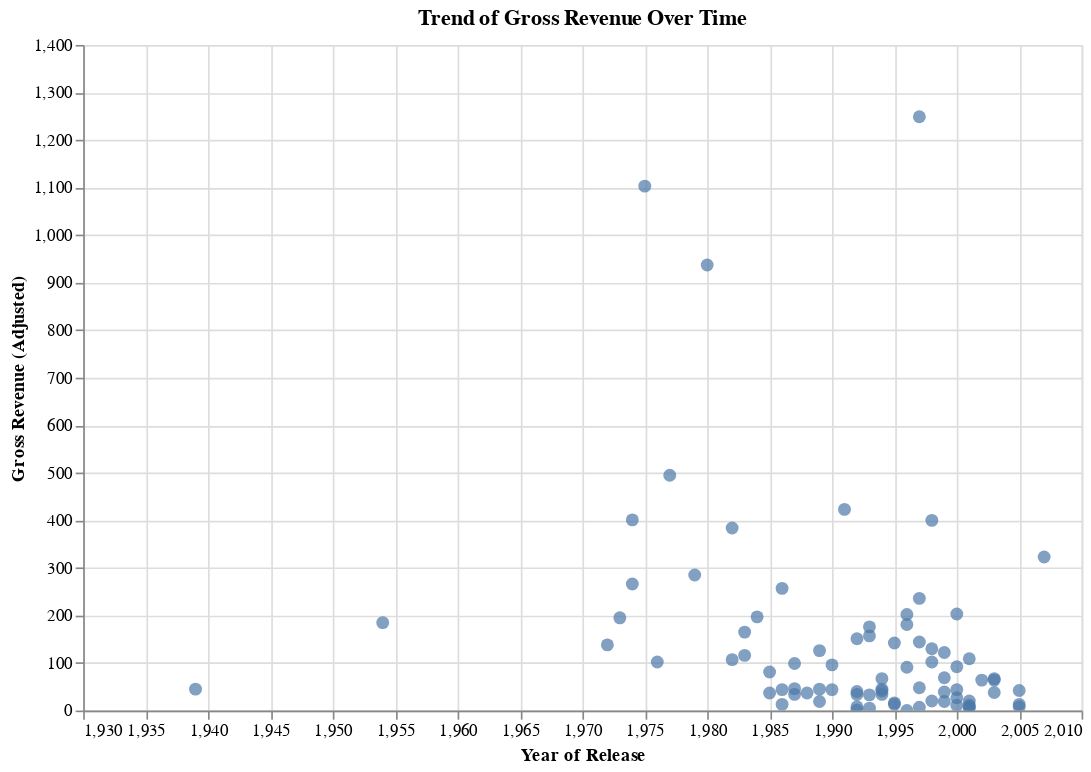

Notebook source saved alongside this figure:
### Code cell
chart = alt.Chart(data_cleaned).mark_circle(size=60).encode(
    x=alt.X('year:Q', title='Year of Release', scale=alt.Scale(domain=(1930, 2010))),
    #set the x-axis to be the year of release so we can see the trend over time
    y=alt.Y('gross (inflation-adjusted):Q', title='Gross Revenue (Adjusted)', scale=alt.Scale(domain=(0, 1400))),
    tooltip=['title', 'year', 'gross (inflation-adjusted)']
).properties(
    title='Trend of Gross Revenue Over Time',
    width=600,
    height=400
).interactive()


chart.display()

### Figure 1 — Vega-Lite specification as saved in the notebook (floating-point values rounded to 4 significant figures)
{"config": {"view": {"continuousWidth": 300, "continuousHeight": 300}}, "data": {"name": "data-dff97ac2f9f05016508ea5d4492ac56c"}, "mark": {"type": "circle", "size": 60}, "encoding": {"tooltip": [{"field": "title", "type": "nominal"}, {"field": "year", "type": "quantitative"}, {"field": "gross (inflation-adjusted)", "type": "quantitative"}], "x": {"field": "year", "scale": {"domain": [1930, 2010]}, "title": "Year of Release", "type": "quantitative"}, "y": {"field": "gross (inflation-adjusted)", "scale": {"domain": [0, 1400]}, "title": "Gross Revenue (Adjusted)", "type": "quantitative"}}, "height": 400, "params": [{"name": "param_9", "select": {"type": "interval", "encodings": ["x", "y"]}, "bind": "scales"}], "title": "Trend of Gross Revenue Over Time", "width": 600, "$schema": "https://vega.github.io/schema/vega-lite/v5.17.0.json", "datasets": {"data-dff97ac2f9f05016508ea5d4492ac56c": [{"imdb_id": "tt0031725", "script_id": 3016, "title": "Ninotchka", "year": 1939, "gross (inflation-adjusted)": 45.0, "link": "http://www.dailyscript.com/scripts/Ninotchka.txt", "word_count": 28296}, {"imdb_id": "tt0047296", "script_id": 4745, "title": "On the Waterfront", "year": 1954, "gross (inflation-adjusted)": 185.0, "link": "http://www.dailyscript.com/scripts/onthewaterfront.html", "word_count": 25039}, {"imdb_id": "tt0068638", "script_id": 2387, "title": "The Getaway", "year": 1972, "gross (inflation-adjusted)": 138.0, "link": "http://www.dailyscript.com/scripts/getaway.html", "word_count": 24922}, {"imdb_id": "tt0070047", "script_id": 4184, "title": "The Exorcist", "year": 1973, "gross (inflation-adjusted)": 195.0, "link": "http://www.horrorlair.com/scripts/exorcist.html", "word_count": 16561}, {"imdb_id": "tt0071562", "script_id": 4280, "title": "The Godfather: Part II", "year": 1974, "gross (inflation-adjusted)": 266.0, "link": "http://www.dailyscript.com/scripts/godfather2.html", "word_count": 41143}, {"imdb_id": "tt0072431", "script_id": 5254, "title": "Young Frankenstein", "year": 1974, "gross (inflation-adjusted)": 401.0, "link": "http://www.horrorlair.com/scripts/young.txt", "word_count": 19155}, {"imdb_id": "tt0073195", "script_id": 2666, "title": "Jaws", "year": 1975, "gross (inflation-adjusted)": 1103.0, "link": "http://www.dailyscript.com/scripts/Jaws.txt", "word_count": 28073}, {"imdb_id": "tt0074812", "script_id": 4543, "title": "Logan's Run", "year": 1976, "gross (inflation-adjusted)": 102.0, "link": "http://www.dailyscript.com/scripts/Logans+Run.txt", "word_count": 23860}, {"imdb_id": "tt0076729", "script_id": 4978, "title": "Smokey and the Bandit", "year": 1977, "gross (inflation-adjusted)": 495.0, "link": "http://www.dailyscript.com/scripts/Smokey%20And%20The%20Bandit.txt", "word_count": 20835}, {"imdb_id": "tt0079945", "script_id": 5025, "title": "Star Trek: The Motion Picture", "year": 1979, "gross (inflation-adjusted)": 285.0, "link": "http://www.dailyscript.com/scripts/startrek01.html", "word_count": 28634}, {"imdb_id": "tt0080684", "script_id": 3433, "title": "Star Wars: Episode V - The Empire Strikes Back", "year": 1980, "gross (inflation-adjusted)": 937.0, "link": "http://www.scifiscripts.com/scripts/esb_final.txt", "word_count": 27126}, {"imdb_id": "tt0083972", "script_id": 4235, "title": "Friday the 13th Part III", "year": 1982, "gross (inflation-adjusted)": 107.0, "link": "http://www.horrorlair.com/scripts/friday13th3.txt", "word_count": 17972}, {"imdb_id": "tt0084434", "script_id": 4738, "title": "An Officer and a Gentleman", "year": 1982, "gross (inflation-adjusted)": 384.0, "link": "http://www.dailyscript.com/scripts/Officer+And+A+Gentleman,+An.txt", "word_count": 25095}, {"imdb_id": "tt0085750", "script_id": 4449, "title": "Jaws 3-D", "year": 1983, "gross (inflation-adjusted)": 116.0, "link": "http://www.horrorlair.com/scripts/jaws3_1st_draft.txt", "word_count": 17062}, {"imdb_id": "tt0086393", "script_id": 5075, "title": "Superman III", "year": 1983, "gross (inflation-adjusted)": 165.0, "link": "http://www.scifiscripts.com/scripts/superman3_script.txt", "word_count": 42016}, {"imdb_id": "tt0088170", "script_id": 5028, "title": "Star Trek III: The Search for Spock", "year": 1984, "gross (inflation-adjusted)": 197.0, "link": "http://www.scifiscripts.com/scripts/Trek/Star_Trek_III.htm", "word_count": 22726}, {"imdb_id": "tt0089469", "script_id": 4515, "title": "Legend", "year": 1985, "gross (inflation-adjusted)": 37.0, "link": "http://www.angelfire.com/movies/ridleyscott/script/LegendOfDarkness.txt", "word_count": 31530}, {"imdb_id": "tt0090022", "script_id": 4960, "title": "Silverado", "year": 1985, "gross (inflation-adjusted)": 81.0, "link": "http://www.dailyscript.com/scripts/Silverado.txt", "word_count": 30374}, {"imdb_id": "tt0091080", "script_id": 4236, "title": "Jason Lives: Friday the 13th Part VI", "year": 1986, "gross (inflation-adjusted)": 44.0, "link": "http://www.horrorlair.com/scripts/friday13th6.txt", "word_count": 19047}, {"imdb_id": "tt0091203", "script_id": 2540, "title": "Highlander", "year": 1986, "gross (inflation-adjusted)": 13.0, "link": "http://www.scifiscripts.com/scripts/Highlander_final.txt", "word_count": 18072}, {"imdb_id": "tt0092007", "script_id": 5029, "title": "Star Trek IV: The Voyage Home", "year": 1986, "gross (inflation-adjusted)": 257.0, "link": "http://www.scifiscripts.com/scripts/Trek/Star_Trek_IV.htm", "word_count": 23489}, {"imdb_id": "tt0093300", "script_id": 4450, "title": "Jaws: The Revenge", "year": 1987, "gross (inflation-adjusted)": 46.0, "link": "http://www.horrorlair.com/scripts/jaws_the_revenge.txt", "word_count": 22794}, {"imdb_id": "tt0093629", "script_id": 4706, "title": "A Nightmare on Elm Street 3: Dream Warriors", "year": 1987, "gross (inflation-adjusted)": 99.0, "link": "http://www.horrorlair.com/scripts/nightmare_on_elm_street3.txt", "word_count": 19304}, {"imdb_id": "tt0094074", "script_id": 5076, "title": "Superman IV: The Quest for Peace", "year": 1987, "gross (inflation-adjusted)": 34.0, "link": "http://www.scifiscripts.com/scripts/superman_IV.txt", "word_count": 25905}, {"imdb_id": "tt0095271", "script_id": 4315, "title": "Halloween 4: The Return of Michael Myers", "year": 1988, "gross (inflation-adjusted)": 37.0, "link": "http://www.horrorlair.com/scripts/halloween4.txt", "word_count": 12327}, {"imdb_id": "tt0098084", "script_id": 3082, "title": "Pet Sematary", "year": 1989, "gross (inflation-adjusted)": 126.0, "link": "http://www.dailyscript.com/scripts/Pet-Sematary.html", "word_count": 29793}, {"imdb_id": "tt0098258", "script_id": 4914, "title": "Say Anything...", "year": 1989, "gross (inflation-adjusted)": 45.0, "link": "http://www.moviescriptsandscreenplays.com/johncusack/scripts/sayanything.txt", "word_count": 11640}, {"imdb_id": "tt0098524", "script_id": 5155, "title": "True Believer", "year": 1989, "gross (inflation-adjusted)": 19.0, "link": "http://www.dailyscript.com/scripts/True%20Believer.txt", "word_count": 23211}, {"imdb_id": "tt0098987", "script_id": 3806, "title": "The Adventures of Ford Fairlane", "year": 1990, "gross (inflation-adjusted)": 44.0, "link": "http://www.dailyscript.com/scripts/ford-fairlane_early.html", "word_count": 23228}, {"imdb_id": "tt0099685", "script_id": 4292, "title": "Goodfellas", "year": 1990, "gross (inflation-adjusted)": 96.0, "link": "http://www.dailyscript.com/scripts/goodfellas.html", "word_count": 24523}, {"imdb_id": "tt0103064", "script_id": 5104, "title": "Terminator 2: Judgment Day", "year": 1991, "gross (inflation-adjusted)": 423.0, "link": "http://www.scifiscripts.com/scripts/t2.txt", "word_count": 38131}, {"imdb_id": "tt0103893", "script_id": 1939, "title": "Buffy the Vampire Slayer", "year": 1992, "gross (inflation-adjusted)": 34.0, "link": "http://www.dailyscript.com/scripts/buffy_the_vampire_slayer.html", "word_count": 23049}, {"imdb_id": "tt0104412", "script_id": 4354, "title": "Hero", "year": 1992, "gross (inflation-adjusted)": 40.0, "link": "http://www.dailyscript.com/scripts/hero1.html", "word_count": 29312}, {"imdb_id": "tt0104627", "script_id": 4487, "title": "Knight Moves", "year": 1992, "gross (inflation-adjusted)": 1.0, "link": "http://www.scifiscripts.com/msol/Knight_m.txt", "word_count": 23855}, {"imdb_id": "tt0104691", "script_id": 4503, "title": "The Last of the Mohicans", "year": 1992, "gross (inflation-adjusted)": 151.0, "link": "http://www.dailyscript.com/scripts/last-of-the-mohicans-script.html", "word_count": 25216}, {"imdb_id": "tt0105665", "script_id": 5166, "title": "Twin Peaks: Fire Walk with Me", "year": 1992, "gross (inflation-adjusted)": 8.0, "link": "http://www.dailyscript.com/scripts/Twin+Peaks+-+Fire+Walk+With+Me.txt", "word_count": 24038}, {"imdb_id": "tt0106582", "script_id": 2027, "title": "Cliffhanger", "year": 1993, "gross (inflation-adjusted)": 176.0, "link": "http://www.dailyscript.com/scripts/cliffhanger_stallone.html", "word_count": 22260}, {"imdb_id": "tt0107254", "script_id": 4238, "title": "Jason Goes to Hell: The Final Friday", "year": 1993, "gross (inflation-adjusted)": 33.0, "link": "http://www.horrorlair.com/scripts/friday13thjasongoestohell.txt", "word_count": 8906}, {"imdb_id": "tt0107302", "script_id": 2697, "title": "Kalifornia", "year": 1993, "gross (inflation-adjusted)": 5.0, "link": "http://www.dailyscript.com/scripts/Kalifornia.txt", "word_count": 26091}, {"imdb_id": "tt0107688", "script_id": 3006, "title": "The Nightmare Before Christmas", "year": 1993, "gross (inflation-adjusted)": 157.0, "link": "http://www.dailyscript.com/scripts/nightmare-b4-xmas_early.html", "word_count": 16380}, {"imdb_id": "tt0109836", "script_id": 4228, "title": "Mary Shelley's Frankenstein", "year": 1994, "gross (inflation-adjusted)": 45.0, "link": "http://www.dailyscript.com/scripts/Frankenstein+(1994).txt", "word_count": 30003}, {"imdb_id": "tt0110413", "script_id": 4519, "title": "Léon: The Professional", "year": 1994, "gross (inflation-adjusted)": 67.0, "link": "http://www.scifiscripts.com/msol/LEON.txt", "word_count": 13140}, {"imdb_id": "tt0110613", "script_id": 4670, "title": "My Girl 2", "year": 1994, "gross (inflation-adjusted)": 34.0, "link": "http://www.scifiscripts.com/msol/my_girl_2.html", "word_count": 13896}, {"imdb_id": "tt0110737", "script_id": 4758, "title": "Only You", "year": 1994, "gross (inflation-adjusted)": 41.0, "link": "http://www.awesomefilm.com/script/onlyyou.html", "word_count": 22254}, {"imdb_id": "tt0112579", "script_id": 280, "title": "The Bridges of Madison County", "year": 1995, "gross (inflation-adjusted)": 142.0, "link": "http://www.awesomefilm.com/script/bomc.txt", "word_count": 2}, {"imdb_id": "tt0114084", "script_id": 4765, "title": "Panther", "year": 1995, "gross (inflation-adjusted)": 13.0, "link": "http://www.dailyscript.com/scripts/Panther.txt", "word_count": 21480}, {"imdb_id": "tt0114478", "script_id": 4976, "title": "Smoke", "year": 1995, "gross (inflation-adjusted)": 16.0, "link": "http://www.awesomefilm.com/script/smoke.txt", "word_count": 27027}, {"imdb_id": "tt0116922", "script_id": 4561, "title": "Lost Highway", "year": 1997, "gross (inflation-adjusted)": 7.0, "link": "http://www.dailyscript.com/scripts/Lost+Highway.txt", "word_count": 23978}, {"imdb_id": "tt0117509", "script_id": 4888, "title": "Romeo + Juliet", "year": 1996, "gross (inflation-adjusted)": 91.0, "link": "http://www.awesomefilm.com/script/romeo+juliet.txt", "word_count": 20902}, {"imdb_id": "tt0117571", "script_id": 4920, "title": "Scream", "year": 1996, "gross (inflation-adjusted)": 202.0, "link": "http://www.dailyscript.com/scripts/Scream.txt", "word_count": 22065}, {"imdb_id": "tt0117731", "script_id": 5036, "title": "Star Trek: First Contact", "year": 1996, "gross (inflation-adjusted)": 181.0, "link": "http://www.scifiscripts.com/scripts/Trek/Star_Trek_VIII.htm", "word_count": 26755}, {"imdb_id": "tt0118883", "script_id": 4039, "title": "Conspiracy Theory", "year": 1997, "gross (inflation-adjusted)": 144.0, "link": "http://www.dailyscript.com/scripts/conspiracy-theory.html", "word_count": 23511}, {"imdb_id": "tt0118956", "script_id": 2139, "title": "Deep Rising", "year": 1998, "gross (inflation-adjusted)": 20.0, "link": "http://www.horrorlair.com/scripts/deeprising.txt", "word_count": 22526}, {"imdb_id": "tt0119675", "script_id": 2918, "title": "Mimic", "year": 1997, "gross (inflation-adjusted)": 48.0, "link": "http://www.dailyscript.com/scripts/mimic_production.html", "word_count": 21017}, {"imdb_id": "tt0120238", "script_id": 5068, "title": "SubUrbia", "year": 1996, "gross (inflation-adjusted)": 0.0, "link": "http://www.awesomefilm.com/script/suburbia.html", "word_count": 12835}, {"imdb_id": "tt0120338", "script_id": 5136, "title": "Titanic", "year": 1997, "gross (inflation-adjusted)": 1249.0, "link": "http://www.dailyscript.com/scripts/Titanic.txt", "word_count": 43358}, {"imdb_id": "tt0120347", "script_id": 3574, "title": "Tomorrow Never Dies", "year": 1997, "gross (inflation-adjusted)": 236.0, "link": "http://www.awesomefilm.com/script/tomorrowneverdies.txt", "word_count": 32105}, {"imdb_id": "tt0120601", "script_id": 1801, "title": "Being John Malkovich", "year": 1999, "gross (inflation-adjusted)": 39.0, "link": "http://www.dailyscript.com/scripts/beingjohnmalkovich.html", "word_count": 20401}, {"imdb_id": "tt0120694", "script_id": 4317, "title": "Halloween H20: 20 Years Later", "year": 1998, "gross (inflation-adjusted)": 102.0, "link": "http://www.horrorlair.com/scripts/H20.txt", "word_count": 14433}, {"imdb_id": "tt0120815", "script_id": 3270, "title": "Saving Private Ryan", "year": 1998, "gross (inflation-adjusted)": 400.0, "link": "http://www.moviescriptsandscreenplays.com/BenandMatt/savingprivateryan.txt", "word_count": 22228}, {"imdb_id": "tt0120844", "script_id": 5037, "title": "Star Trek: Insurrection", "year": 1998, "gross (inflation-adjusted)": 130.0, "link": "http://www.scifiscripts.com/scripts/Trek/Star_Trek_IX.htm", "word_count": 22136}, {"imdb_id": "tt0160484", "script_id": 4565, "title": "Lost Souls", "year": 2000, "gross (inflation-adjusted)": 27.0, "link": "http://www.horrorlair.com/scripts/lostsouls.txt", "word_count": 24492}, {"imdb_id": "tt0163579", "script_id": 4010, "title": "Chill Factor", "year": 1999, "gross (inflation-adjusted)": 19.0, "link": "http://www.awesomefilm.com/script/chillfactor.html", "word_count": 10151}, {"imdb_id": "tt0166110", "script_id": 1879, "title": "Bones", "year": 2001, "gross (inflation-adjusted)": 11.0, "link": "http://www.horrorlair.com/HorrorWorld/newyork/bones.html", "word_count": 28271}, {"imdb_id": "tt0177789", "script_id": 4256, "title": "Galaxy Quest", "year": 1999, "gross (inflation-adjusted)": 122.0, "link": "http://www.scifiscripts.com/scripts/GalaxyQuest.txt", "word_count": 26347}, {"imdb_id": "tt0180073", "script_id": 4838, "title": "Quills", "year": 2000, "gross (inflation-adjusted)": 11.0, "link": "http://www.dailyscript.com/scripts/Quills.txt", "word_count": 27023}, {"imdb_id": "tt0185371", "script_id": 4378, "title": "House on Haunted Hill", "year": 1999, "gross (inflation-adjusted)": 69.0, "link": "http://www.dailyscript.com/scripts/house-on-haunted-hill.html", "word_count": 22249}, {"imdb_id": "tt0195685", "script_id": 4169, "title": "Erin Brockovich", "year": 2000, "gross (inflation-adjusted)": 203.0, "link": "http://www.dailyscript.com/scripts/Erin+Brockovich.txt", "word_count": 28509}, {"imdb_id": "tt0195945", "script_id": 2996, "title": "Next Friday", "year": 2000, "gross (inflation-adjusted)": 92.0, "link": "http://www.dailyscript.com/scripts/Next_Friday.html", "word_count": 15837}, {"imdb_id": "tt0199725", "script_id": 2814, "title": "Love & Basketball", "year": 2000, "gross (inflation-adjusted)": 44.0, "link": "http://www.dailyscript.com/scripts/love_and_basketball.html", "word_count": 20975}, {"imdb_id": "tt0227005", "script_id": 4572, "title": "Made", "year": 2001, "gross (inflation-adjusted)": 8.0, "link": "http://www.dailyscript.com/scripts/Made.txt", "word_count": 17959}, {"imdb_id": "tt0244000", "script_id": 1634, "title": "American Outlaws", "year": 2001, "gross (inflation-adjusted)": 20.0, "link": "http://www.dailyscript.com/scripts/American_Outlaws.html", "word_count": 21116}, {"imdb_id": "tt0253754", "script_id": 5038, "title": "Star Trek: Nemesis", "year": 2002, "gross (inflation-adjusted)": 64.0, "link": "http://www.scifiscripts.com/scripts/Trek/Star_Trek_X.htm", "word_count": 21487}, {"imdb_id": "tt0254099", "script_id": 1666, "title": "The Anniversary Party", "year": 2001, "gross (inflation-adjusted)": 6.0, "link": "http://www.dailyscript.com/scripts/anniversaryparty.html", "word_count": 16529}, {"imdb_id": "tt0257106", "script_id": 4918, "title": "Scary Movie 2", "year": 2001, "gross (inflation-adjusted)": 109.0, "link": "http://www.dailyscript.com/scripts/Scary+Movie+2.txt", "word_count": 22459}, {"imdb_id": "tt0264395", "script_id": 1759, "title": "Basic", "year": 2003, "gross (inflation-adjusted)": 38.0, "link": "http://www.dailyscript.com/scripts/Basic.txt", "word_count": 22329}, {"imdb_id": "tt0309593", "script_id": 2294, "title": "Final Destination 2", "year": 2003, "gross (inflation-adjusted)": 67.0, "link": "http://www.dailyscript.com/scripts/final_destination2.html", "word_count": 23326}, {"imdb_id": "tt0335266", "script_id": 2812, "title": "Lost in Translation", "year": 2003, "gross (inflation-adjusted)": 64.0, "link": "http://www.dailyscript.com/scripts/lost-in-translation-script.html", "word_count": 13337}, {"imdb_id": "tt0366627", "script_id": 2651, "title": "The Jacket", "year": 2005, "gross (inflation-adjusted)": 8.0, "link": "http://www.dailyscript.com/scripts/The_Jacket.html", "word_count": 28127}, {"imdb_id": "tt0372532", "script_id": 4992, "title": "The Wedding Date", "year": 2005, "gross (inflation-adjusted)": 42.0, "link": "http://www.dailyscript.com/scripts/somethingborrowed.html", "word_count": 20706}, {"imdb_id": "tt0421054", "script_id": 4121, "title": "Domino", "year": 2005, "gross (inflation-adjusted)": 13.0, "link": "http://www.dailyscript.com/scripts/domino.html", "word_count": 26862}, {"imdb_id": "tt0480249", "script_id": 4392, "title": "I Am Legend", "year": 2007, "gross (inflation-adjusted)": 323.0, "link": "http://www.horrorlair.com/scripts/legend.txt", "word_count": 34498}]}}
